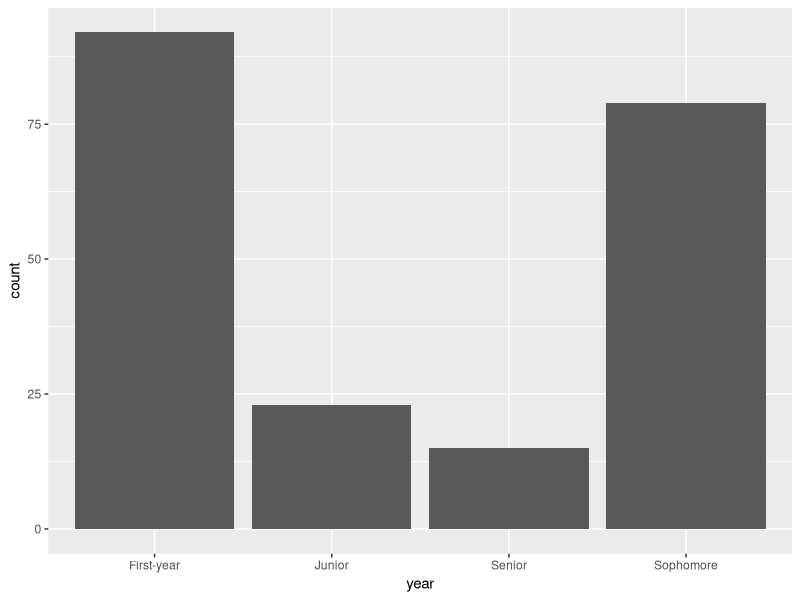
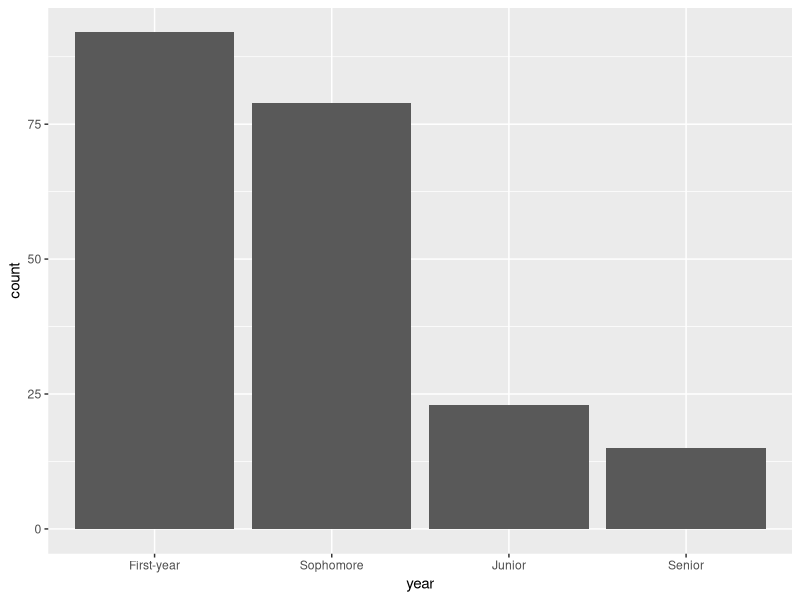

Source code (R) for these figures, in order:
## ---- chunk 1
#| include: false
todays_ae <- "ae-07-durham-climate-factors"
## ---- chunk 2
#| include: false
library(tidyverse)
survey <- read_csv("data/survey-2025-02-06.csv")
## ---- chunk 3
survey
## ---- chunk 4
survey <- survey |>
  rename(
    tue_classes = `How many classes do you have on Tuesdays?`,
    year = `What year are you?`
  )
## ---- chunk 5
survey
## ---- chunk 6
survey |>
  count(tue_classes)
## ---- chunk 7
survey <- survey |>
  mutate(
    tue_classes = case_when(
      tue_classes == "2 -3" ~ "3",
      tue_classes == "3 classes" ~ "3",
      tue_classes == "Four" ~ "4",
      tue_classes == "TWO MANY" ~ "2",
      tue_classes == "Three" ~ "3",
      tue_classes == "Two" ~ "2",
      tue_classes == "Two plus a chemistry lab" ~ "3",
      tue_classes == "three" ~ "3",
      .default = tue_classes
    ),
    tue_classes = as.numeric(tue_classes)
  )

survey
## ---- chunk 8
typeof(TRUE)
## ---- chunk 9
typeof("First-year")
## ---- chunk 10
typeof(2.5)
typeof(3)
## ---- chunk 11
typeof(3L)
typeof(1:3)
## ---- chunk 12
c(1, 2, 3)
## ---- chunk 13
c("Hello", "World!")
## ---- chunk 14
c(c("hi", "hello"), c("bye", "jello"))
## ---- chunk 15
x <- 1:3
x
typeof(x)
## ---- chunk 16
y <- as.character(x)
y
typeof(y)
## ---- chunk 17
x <- c(TRUE, FALSE)
x
typeof(x)
## ---- chunk 18
y <- as.numeric(x)
y
typeof(y)
## ---- chunk 19
c(2, "Just this one!")
## ---- chunk 20
c(FALSE, 3L)
## ---- chunk 21
c(1.2, 3L)
## ---- chunk 22
c(2L, "two")
## ---- chunk 23
class_years <- factor(
  c(
    "First-year", "Sophomore", "Sophomore", "Senior", "Junior"
    )
  )
class_years
## ---- chunk 24
typeof(class_years)
## ---- chunk 25
class(class_years)
## ---- chunk 26
glimpse(class_years)
## ---- chunk 27
as.integer(class_years)
## ---- chunk 28
today <- as.Date("2024-09-24")
today
## ---- chunk 29
typeof(today)
## ---- chunk 30
class(today)
## ---- chunk 31
as.integer(today)
## ---- chunk 32
as.integer(today) / 365 # roughly 55 yrs
## ---- chunk 33
df <- data.frame(x = 1:2, y = 3:4)
df
## ---- chunk 34
typeof(df)
## ---- chunk 35
class(df)
## ---- chunk 36
#| code-line-numbers: "|2|3|4"
l <- list(
  x = 1:4,
  y = c("hi", "hello", "jello"),
  z = c(TRUE, FALSE)
)
l
## ---- chunk 37
df
## ---- chunk 38
df |>
  pull(y)
## ---- chunk 39
#| message: false
survey
## ---- chunk 40
#| out-width: 100%
#| fig-width: 7
#| fig-asp: 0.5
ggplot(survey, mapping = aes(x = year)) +
  geom_bar()
## ---- chunk 41
#| out-width: 100%
#| fig-width: 7
#| fig-asp: 0.5
survey |>
  mutate(
    year = fct_relevel(year, "First-year", "Sophomore", "Junior", "Senior")
  ) |>
  ggplot(mapping = aes(x = year)) +
  geom_bar()
